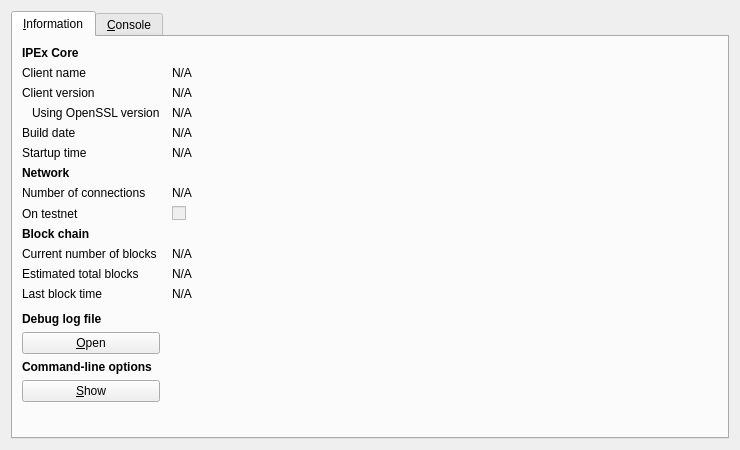
<?xml version="1.0" encoding="UTF-8"?>
<ui version="4.0">
 <class>RPCConsole</class>
 <widget class="QDialog" name="RPCConsole">
  <property name="geometry">
   <rect>
    <x>0</x>
    <y>0</y>
    <width>740</width>
    <height>450</height>
   </rect>
  </property>
  <property name="windowTitle">
   <string>IPEx - Debug window</string>
  </property>
  <layout class="QVBoxLayout" name="verticalLayout_2">
   <item>
    <widget class="QTabWidget" name="tabWidget">
     <property name="currentIndex">
      <number>0</number>
     </property>
     <widget class="QWidget" name="tab_info">
      <attribute name="title">
       <string>&amp;Information</string>
      </attribute>
      <layout class="QGridLayout" name="gridLayout" columnstretch="0,1">
       <property name="horizontalSpacing">
        <number>12</number>
       </property>
       <item row="0" column="0">
        <widget class="QLabel" name="label_9">
         <property name="font">
          <font>
           <weight>75</weight>
           <bold>true</bold>
          </font>
         </property>
         <property name="text">
          <string>IPEx Core</string>
         </property>
        </widget>
       </item>
       <item row="1" column="0">
        <widget class="QLabel" name="label_5">
         <property name="text">
          <string>Client name</string>
         </property>
        </widget>
       </item>
       <item row="1" column="1">
        <widget class="QLabel" name="clientName">
         <property name="cursor">
          <cursorShape>IBeamCursor</cursorShape>
         </property>
         <property name="text">
          <string>N/A</string>
         </property>
         <property name="textFormat">
          <enum>Qt::PlainText</enum>
         </property>
         <property name="textInteractionFlags">
          <set>Qt::LinksAccessibleByMouse|Qt::TextSelectableByKeyboard|Qt::TextSelectableByMouse</set>
         </property>
        </widget>
       </item>
       <item row="2" column="0">
        <widget class="QLabel" name="label_6">
         <property name="text">
          <string>Client version</string>
         </property>
        </widget>
       </item>
       <item row="2" column="1">
        <widget class="QLabel" name="clientVersion">
         <property name="cursor">
          <cursorShape>IBeamCursor</cursorShape>
         </property>
         <property name="text">
          <string>N/A</string>
         </property>
         <property name="textFormat">
          <enum>Qt::PlainText</enum>
         </property>
         <property name="textInteractionFlags">
          <set>Qt::LinksAccessibleByMouse|Qt::TextSelectableByKeyboard|Qt::TextSelectableByMouse</set>
         </property>
        </widget>
       </item>
       <item row="3" column="0">
        <widget class="QLabel" name="label_14">
         <property name="text">
          <string>Using OpenSSL version</string>
         </property>
         <property name="indent">
          <number>10</number>
         </property>
        </widget>
       </item>
       <item row="3" column="1">
        <widget class="QLabel" name="openSSLVersion">
         <property name="cursor">
          <cursorShape>IBeamCursor</cursorShape>
         </property>
         <property name="text">
          <string>N/A</string>
         </property>
         <property name="textFormat">
          <enum>Qt::PlainText</enum>
         </property>
         <property name="textInteractionFlags">
          <set>Qt::LinksAccessibleByMouse|Qt::TextSelectableByKeyboard|Qt::TextSelectableByMouse</set>
         </property>
        </widget>
       </item>
       <item row="4" column="0">
        <widget class="QLabel" name="label_12">
         <property name="text">
          <string>Build date</string>
         </property>
        </widget>
       </item>
       <item row="4" column="1">
        <widget class="QLabel" name="buildDate">
         <property name="cursor">
          <cursorShape>IBeamCursor</cursorShape>
         </property>
         <property name="text">
          <string>N/A</string>
         </property>
         <property name="textFormat">
          <enum>Qt::PlainText</enum>
         </property>
         <property name="textInteractionFlags">
          <set>Qt::LinksAccessibleByMouse|Qt::TextSelectableByKeyboard|Qt::TextSelectableByMouse</set>
         </property>
        </widget>
       </item>
       <item row="5" column="0">
        <widget class="QLabel" name="label_13">
         <property name="text">
          <string>Startup time</string>
         </property>
        </widget>
       </item>
       <item row="5" column="1">
        <widget class="QLabel" name="startupTime">
         <property name="cursor">
          <cursorShape>IBeamCursor</cursorShape>
         </property>
         <property name="text">
          <string>N/A</string>
         </property>
         <property name="textFormat">
          <enum>Qt::PlainText</enum>
         </property>
         <property name="textInteractionFlags">
          <set>Qt::LinksAccessibleByMouse|Qt::TextSelectableByKeyboard|Qt::TextSelectableByMouse</set>
         </property>
        </widget>
       </item>
       <item row="6" column="0">
        <widget class="QLabel" name="label_11">
         <property name="font">
          <font>
           <weight>75</weight>
           <bold>true</bold>
          </font>
         </property>
         <property name="text">
          <string>Network</string>
         </property>
        </widget>
       </item>
       <item row="7" column="0">
        <widget class="QLabel" name="label_7">
         <property name="text">
          <string>Number of connections</string>
         </property>
        </widget>
       </item>
       <item row="7" column="1">
        <widget class="QLabel" name="numberOfConnections">
         <property name="cursor">
          <cursorShape>IBeamCursor</cursorShape>
         </property>
         <property name="text">
          <string>N/A</string>
         </property>
         <property name="textFormat">
          <enum>Qt::PlainText</enum>
         </property>
         <property name="textInteractionFlags">
          <set>Qt::LinksAccessibleByMouse|Qt::TextSelectableByKeyboard|Qt::TextSelectableByMouse</set>
         </property>
        </widget>
       </item>
       <item row="8" column="0">
        <widget class="QLabel" name="label_8">
         <property name="text">
          <string>On testnet</string>
         </property>
        </widget>
       </item>
       <item row="8" column="1">
        <widget class="QCheckBox" name="isTestNet">
         <property name="enabled">
          <bool>false</bool>
         </property>
         <property name="text">
          <string/>
         </property>
        </widget>
       </item>
       <item row="9" column="0">
        <widget class="QLabel" name="label_10">
         <property name="font">
          <font>
           <weight>75</weight>
           <bold>true</bold>
          </font>
         </property>
         <property name="text">
          <string>Block chain</string>
         </property>
        </widget>
       </item>
       <item row="10" column="0">
        <widget class="QLabel" name="label_3">
         <property name="text">
          <string>Current number of blocks</string>
         </property>
        </widget>
       </item>
       <item row="10" column="1">
        <widget class="QLabel" name="numberOfBlocks">
         <property name="cursor">
          <cursorShape>IBeamCursor</cursorShape>
         </property>
         <property name="text">
          <string>N/A</string>
         </property>
         <property name="textFormat">
          <enum>Qt::PlainText</enum>
         </property>
         <property name="textInteractionFlags">
          <set>Qt::LinksAccessibleByMouse|Qt::TextSelectableByKeyboard|Qt::TextSelectableByMouse</set>
         </property>
        </widget>
       </item>
       <item row="11" column="0">
        <widget class="QLabel" name="label_4">
         <property name="text">
          <string>Estimated total blocks</string>
         </property>
        </widget>
       </item>
       <item row="11" column="1">
        <widget class="QLabel" name="totalBlocks">
         <property name="cursor">
          <cursorShape>IBeamCursor</cursorShape>
         </property>
         <property name="text">
          <string>N/A</string>
         </property>
         <property name="textFormat">
          <enum>Qt::PlainText</enum>
         </property>
         <property name="textInteractionFlags">
          <set>Qt::LinksAccessibleByMouse|Qt::TextSelectableByKeyboard|Qt::TextSelectableByMouse</set>
         </property>
        </widget>
       </item>
       <item row="12" column="0">
        <widget class="QLabel" name="label_2">
         <property name="text">
          <string>Last block time</string>
         </property>
        </widget>
       </item>
       <item row="12" column="1">
        <widget class="QLabel" name="lastBlockTime">
         <property name="cursor">
          <cursorShape>IBeamCursor</cursorShape>
         </property>
         <property name="text">
          <string>N/A</string>
         </property>
         <property name="textFormat">
          <enum>Qt::PlainText</enum>
         </property>
         <property name="textInteractionFlags">
          <set>Qt::LinksAccessibleByMouse|Qt::TextSelectableByKeyboard|Qt::TextSelectableByMouse</set>
         </property>
        </widget>
       </item>
       <item row="13" column="0">
        <spacer name="verticalSpacer_2">
         <property name="orientation">
          <enum>Qt::Vertical</enum>
         </property>
         <property name="sizeHint" stdset="0">
          <size>
           <width>20</width>
           <height>20</height>
          </size>
         </property>
        </spacer>
       </item>
       <item row="14" column="0">
        <widget class="QLabel" name="labelDebugLogfile">
         <property name="font">
          <font>
           <weight>75</weight>
           <bold>true</bold>
          </font>
         </property>
         <property name="text">
          <string>Debug log file</string>
         </property>
        </widget>
       </item>
       <item row="15" column="0">
        <widget class="QPushButton" name="openDebugLogfileButton">
         <property name="toolTip">
          <string>Open the IPEx debug log file from the current data directory. This can take a few seconds for large log files.</string>
         </property>
         <property name="text">
          <string>&amp;Open</string>
         </property>
         <property name="autoDefault">
          <bool>false</bool>
         </property>
        </widget>
       </item>
       <item row="16" column="0">
        <widget class="QLabel" name="labelCLOptions">
         <property name="font">
          <font>
           <weight>75</weight>
           <bold>true</bold>
          </font>
         </property>
         <property name="text">
          <string>Command-line options</string>
         </property>
        </widget>
       </item>
       <item row="17" column="0">
        <widget class="QPushButton" name="showCLOptionsButton">
         <property name="toolTip">
          <string>Show the IPEx-Qt help message to get a list with possible IPEx command-line options.</string>
         </property>
         <property name="text">
          <string>&amp;Show</string>
         </property>
         <property name="autoDefault">
          <bool>false</bool>
         </property>
        </widget>
       </item>
       <item row="18" column="0">
        <spacer name="verticalSpacer">
         <property name="orientation">
          <enum>Qt::Vertical</enum>
         </property>
         <property name="sizeHint" stdset="0">
          <size>
           <width>20</width>
           <height>40</height>
          </size>
         </property>
        </spacer>
       </item>
      </layout>
     </widget>
     <widget class="QWidget" name="tab_console">
      <attribute name="title">
       <string>&amp;Console</string>
      </attribute>
      <layout class="QVBoxLayout" name="verticalLayout_3">
       <property name="spacing">
        <number>3</number>
       </property>
       <item>
        <widget class="QTextEdit" name="messagesWidget">
         <property name="minimumSize">
          <size>
           <width>0</width>
           <height>100</height>
          </size>
         </property>
         <property name="readOnly">
          <bool>true</bool>
         </property>
         <property name="tabKeyNavigation" stdset="0">
          <bool>false</bool>
         </property>
         <property name="columnCount" stdset="0">
          <number>2</number>
         </property>
        </widget>
       </item>
       <item>
        <layout class="QHBoxLayout" name="horizontalLayout">
         <property name="spacing">
          <number>3</number>
         </property>
         <item>
          <widget class="QLabel" name="label">
           <property name="text">
            <string notr="true">&gt;</string>
           </property>
          </widget>
         </item>
         <item>
          <widget class="QLineEdit" name="lineEdit"/>
         </item>
         <item>
          <widget class="QPushButton" name="clearButton">
           <property name="maximumSize">
            <size>
             <width>24</width>
             <height>24</height>
            </size>
           </property>
           <property name="toolTip">
            <string>Clear console</string>
           </property>
           <property name="text">
            <string/>
           </property>
           <property name="icon">
            <iconset resource="../bitcoin.qrc">
             <normaloff>:/icons/remove</normaloff>:/icons/remove</iconset>
           </property>
           <property name="shortcut">
            <string notr="true">Ctrl+L</string>
           </property>
           <property name="autoDefault">
            <bool>false</bool>
           </property>
          </widget>
         </item>
        </layout>
       </item>
      </layout>
     </widget>
    </widget>
   </item>
  </layout>
 </widget>
 <resources>
  <include location="../bitcoin.qrc"/>
 </resources>
 <connections/>
</ui>
